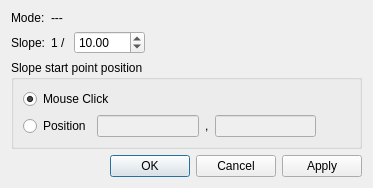
<?xml version="1.0" encoding="UTF-8"?>
<ui version="4.0">
 <class>GeoDataRiverSurveyCrosssectionSlopePointEditDialog</class>
 <widget class="QDialog" name="GeoDataRiverSurveyCrosssectionSlopePointEditDialog">
  <property name="geometry">
   <rect>
    <x>0</x>
    <y>0</y>
    <width>373</width>
    <height>188</height>
   </rect>
  </property>
  <property name="windowTitle">
   <string>Edit crosssection by spefifying slope point</string>
  </property>
  <layout class="QVBoxLayout" name="verticalLayout_2">
   <item>
    <layout class="QGridLayout" name="gridLayout" columnstretch="0,1">
     <item row="0" column="0">
      <widget class="QLabel" name="modeLabel">
       <property name="text">
        <string>Mode:</string>
       </property>
      </widget>
     </item>
     <item row="0" column="1">
      <widget class="QLabel" name="modeValueLabel">
       <property name="text">
        <string>---</string>
       </property>
      </widget>
     </item>
     <item row="1" column="0">
      <widget class="QLabel" name="slopeLabel">
       <property name="text">
        <string>Slope:</string>
       </property>
      </widget>
     </item>
     <item row="1" column="1">
      <layout class="QHBoxLayout" name="horizontalLayout">
       <item>
        <widget class="QLabel" name="slopeOneLabel">
         <property name="text">
          <string>1 / </string>
         </property>
        </widget>
       </item>
       <item>
        <widget class="QDoubleSpinBox" name="slopeSpinBox">
         <property name="minimum">
          <double>0.010000000000000</double>
         </property>
         <property name="maximum">
          <double>9999.989999999999782</double>
         </property>
         <property name="value">
          <double>10.000000000000000</double>
         </property>
        </widget>
       </item>
       <item>
        <spacer name="horizontalSpacer">
         <property name="orientation">
          <enum>Qt::Horizontal</enum>
         </property>
         <property name="sizeHint" stdset="0">
          <size>
           <width>40</width>
           <height>20</height>
          </size>
         </property>
        </spacer>
       </item>
      </layout>
     </item>
    </layout>
   </item>
   <item>
    <widget class="QGroupBox" name="groupBox">
     <property name="title">
      <string>Slope start point position</string>
     </property>
     <layout class="QVBoxLayout" name="verticalLayout">
      <item>
       <layout class="QHBoxLayout" name="horizontalLayout_3">
        <item>
         <widget class="QRadioButton" name="clickRadioButton">
          <property name="text">
           <string>Mouse Click</string>
          </property>
          <property name="checked">
           <bool>true</bool>
          </property>
         </widget>
        </item>
        <item>
         <spacer name="horizontalSpacer_3">
          <property name="orientation">
           <enum>Qt::Horizontal</enum>
          </property>
          <property name="sizeHint" stdset="0">
           <size>
            <width>40</width>
            <height>20</height>
           </size>
          </property>
         </spacer>
        </item>
       </layout>
      </item>
      <item>
       <layout class="QHBoxLayout" name="horizontalLayout_2">
        <item>
         <widget class="QRadioButton" name="positionRadioButton">
          <property name="text">
           <string>Position</string>
          </property>
         </widget>
        </item>
        <item>
         <widget class="RealNumberEditWidget" name="positionXEdit">
          <property name="enabled">
           <bool>false</bool>
          </property>
         </widget>
        </item>
        <item>
         <widget class="QLabel" name="commaLabel">
          <property name="text">
           <string>,</string>
          </property>
         </widget>
        </item>
        <item>
         <widget class="RealNumberEditWidget" name="positionYEdit">
          <property name="enabled">
           <bool>false</bool>
          </property>
         </widget>
        </item>
        <item>
         <spacer name="horizontalSpacer_2">
          <property name="orientation">
           <enum>Qt::Horizontal</enum>
          </property>
          <property name="sizeHint" stdset="0">
           <size>
            <width>40</width>
            <height>20</height>
           </size>
          </property>
         </spacer>
        </item>
       </layout>
      </item>
     </layout>
    </widget>
   </item>
   <item>
    <spacer name="verticalSpacer">
     <property name="orientation">
      <enum>Qt::Vertical</enum>
     </property>
     <property name="sizeHint" stdset="0">
      <size>
       <width>20</width>
       <height>15</height>
      </size>
     </property>
    </spacer>
   </item>
   <item>
    <widget class="QDialogButtonBox" name="buttonBox">
     <property name="orientation">
      <enum>Qt::Horizontal</enum>
     </property>
     <property name="standardButtons">
      <set>QDialogButtonBox::Apply|QDialogButtonBox::Cancel|QDialogButtonBox::Ok</set>
     </property>
    </widget>
   </item>
  </layout>
 </widget>
 <customwidgets>
  <customwidget>
   <class>RealNumberEditWidget</class>
   <extends>QLineEdit</extends>
   <header>guibase/widget/realnumbereditwidget.h</header>
  </customwidget>
 </customwidgets>
 <resources/>
 <connections>
  <connection>
   <sender>buttonBox</sender>
   <signal>accepted()</signal>
   <receiver>GeoDataRiverSurveyCrosssectionSlopePointEditDialog</receiver>
   <slot>accept()</slot>
   <hints>
    <hint type="sourcelabel">
     <x>242</x>
     <y>279</y>
    </hint>
    <hint type="destinationlabel">
     <x>98</x>
     <y>235</y>
    </hint>
   </hints>
  </connection>
  <connection>
   <sender>buttonBox</sender>
   <signal>rejected()</signal>
   <receiver>GeoDataRiverSurveyCrosssectionSlopePointEditDialog</receiver>
   <slot>reject()</slot>
   <hints>
    <hint type="sourcelabel">
     <x>320</x>
     <y>282</y>
    </hint>
    <hint type="destinationlabel">
     <x>122</x>
     <y>245</y>
    </hint>
   </hints>
  </connection>
  <connection>
   <sender>positionRadioButton</sender>
   <signal>toggled(bool)</signal>
   <receiver>positionXEdit</receiver>
   <slot>setEnabled(bool)</slot>
   <hints>
    <hint type="sourcelabel">
     <x>58</x>
     <y>124</y>
    </hint>
    <hint type="destinationlabel">
     <x>117</x>
     <y>113</y>
    </hint>
   </hints>
  </connection>
  <connection>
   <sender>positionRadioButton</sender>
   <signal>toggled(bool)</signal>
   <receiver>positionYEdit</receiver>
   <slot>setEnabled(bool)</slot>
   <hints>
    <hint type="sourcelabel">
     <x>67</x>
     <y>116</y>
    </hint>
    <hint type="destinationlabel">
     <x>249</x>
     <y>121</y>
    </hint>
   </hints>
  </connection>
 </connections>
</ui>
